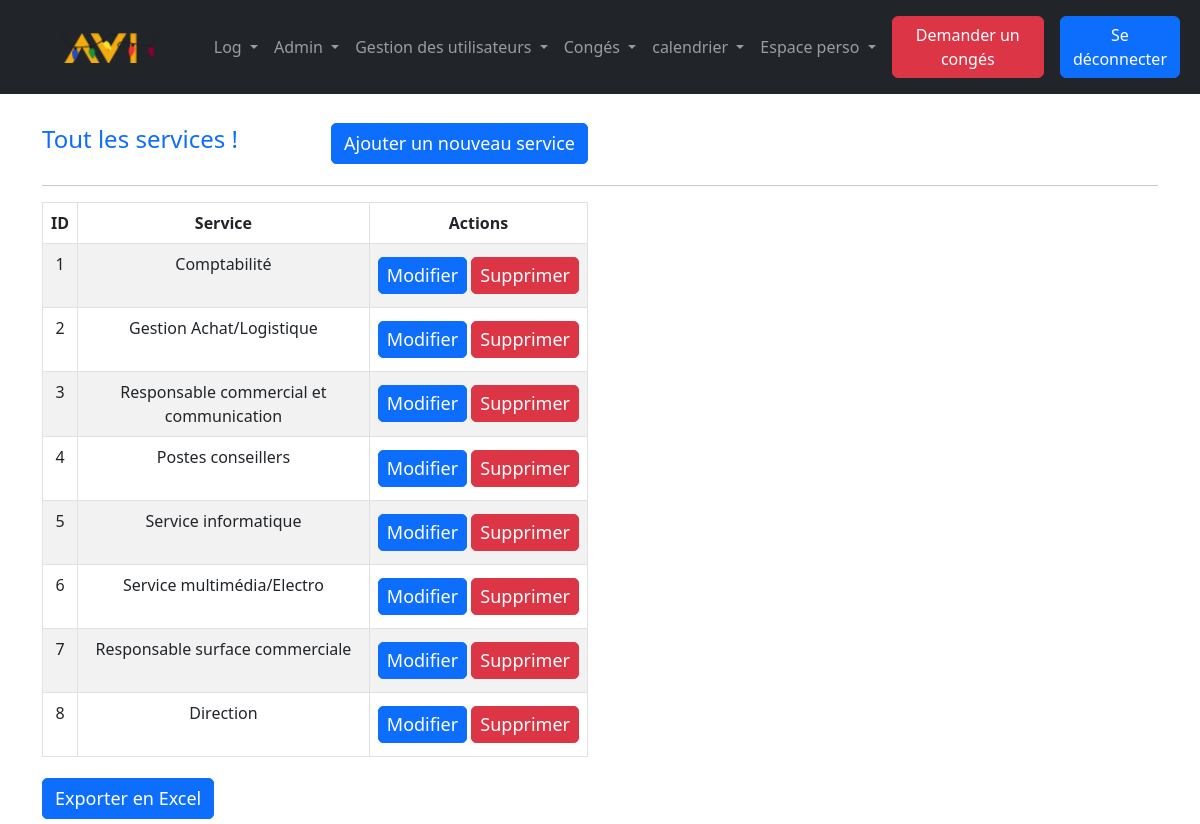
Screenshot of /index.php?action=crudService&id=1 (signed in) with the database file from the repository.
### tables this page shows
CREATE TABLE `service` (
  `id_service` int(11) NOT NULL,
  `libelle` varchar(255) NOT NULL
);

### src/lib/database.php (called while the page is built, shortened)
<?php
class DatabaseConnection
{
    public ?\PDO $database = null;
    public function getConnection(): \PDO
    {
        if ($this->database === null) {
            $this->database = new \PDO('mysql:host=localhost;dbname=intranet;charset=utf8', 'root', '');
        }
        return $this->database;
    }
}

### src/model/Service.php (called while the page is built, shortened)
<?php
require_once('src/lib/database.php');
class Service_model
{
        public DatabaseConnection $connection;
        public function getServices(): array {
                $stmt= $this->connection->getConnection()->query("SELECT id_service, libelle FROM service");
                $services = [];
                while (($row = $stmt->fetch())) {
                    $service = new Service();
                    $service->id_service = $row['id_service'];
                    $service->libelle = $row['libelle'];
                    $services[] = $service;
                }
                return $services;
        }
}

### templates/Admin/crudservice.php (the view, shortened to what this page needs)
  <div class="container">
    <div class="row mt-4">
      <div class="col-lg-6 d-flex justify-content-between align-items-center">
        <div>
          <h4 class="text-primary">Tout les services !</h4>
        </div>
        <div>
            <button type="button" class="btn btn-primary" data-bs-toggle="modal" data-bs-target="#create">
            Ajouter un nouveau service
            </button>
        </div>
      </div>
    </div>
    <hr>
    <div class="row">
      <div class="col-lg-6">
        <div class="table-responsive">
          <table class="table table-striped table-bordered text-center" id="table">
            <thead>
              <tr>
                <th>ID</th>
                <th>Service</th>
                <th>Actions</th>
              </tr>
            </thead>
            <tbody>
                <?php
                foreach($cruds as $crud){
                    $id_service = $crud->id_service;
                ?>
                <tr>
                    <td data-id="<?= $id_service ?>"><?= $id_service ?></td>
                    <td data-id="<?= $id_service ?>"><?= $crud->libelle ?></td>
                    <td>
                        <div class='d-flex text-center'>
                        <button data-id="<?= $id_service ?>" type="button" class="btn btn-sm btn-primary update" data-bs-toggle="modal" data-bs-target="#update">Modifier</button>
                        <form action='index.php?action=crudService&id=<?=$id?>' method='post'>
                            <button type="submit" class="btn btn-sm btn-danger">Supprimer</button>
                        </form>
                        </div>
                    </td>
                </tr>
                <?php
                }
                ?>
            </tbody>
          </table>
        </div>
      </div>
    </div>
    <button class="btn btn-primary" onclick="exportData()">Exporter en Excel</button>
  </div>
<?php require('templates/layout.php') ?>

### assets/css/style.css (style rules this page uses)
input, textarea, button { padding: 8px 15px; border-radius: 5px !important; margin: 5px 0px; box-sizing: border-box; border: 1px solid #ccc; font-size: 18px !important; font-weight: 300 }

### rows the page displays
service: id_service "1", libelle "Comptabilité"
service: id_service "2", libelle "Gestion Achat/Logistique"
service: id_service "3", libelle "Responsable commercial et communication"
service: id_service "4", libelle "Postes conseillers"
service: id_service "5", libelle "Service informatique"
service: id_service "6", libelle "Service multimédia/Electro"
service: id_service "7", libelle "Responsable surface commerciale"
service: id_service "8", libelle "Direction"
